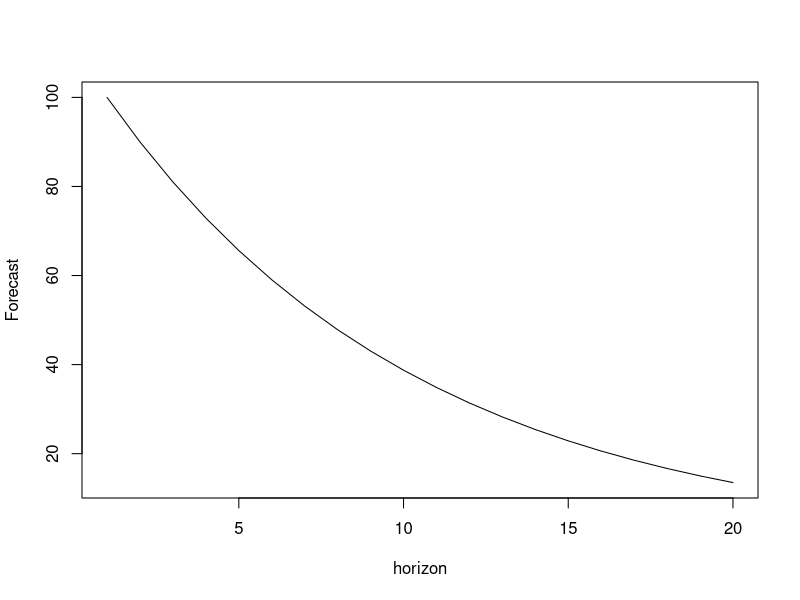
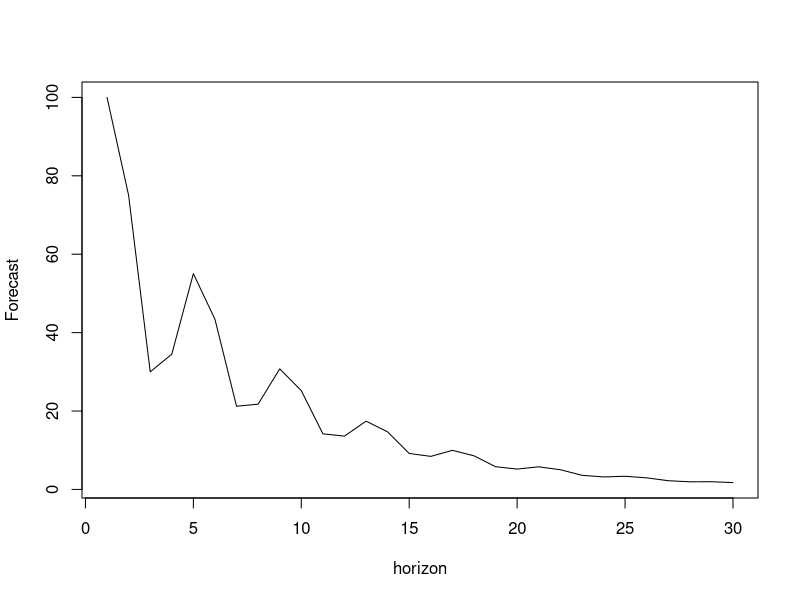
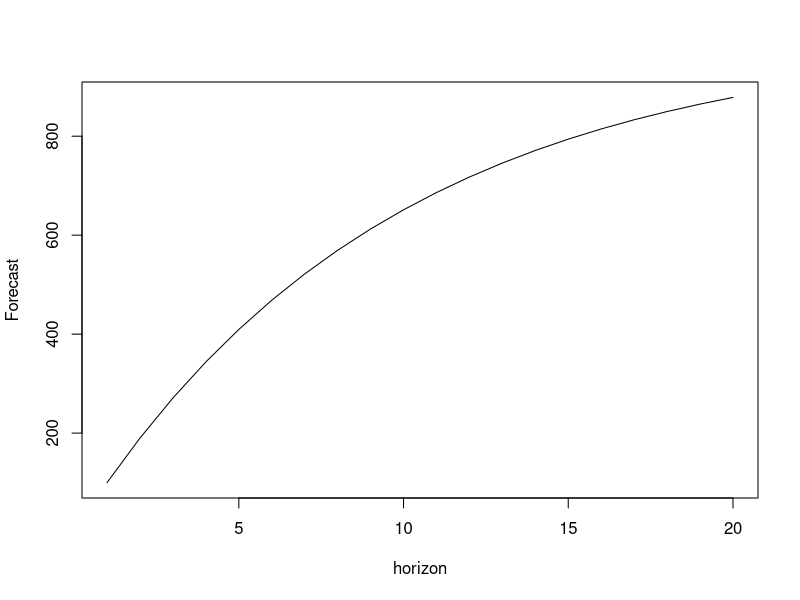
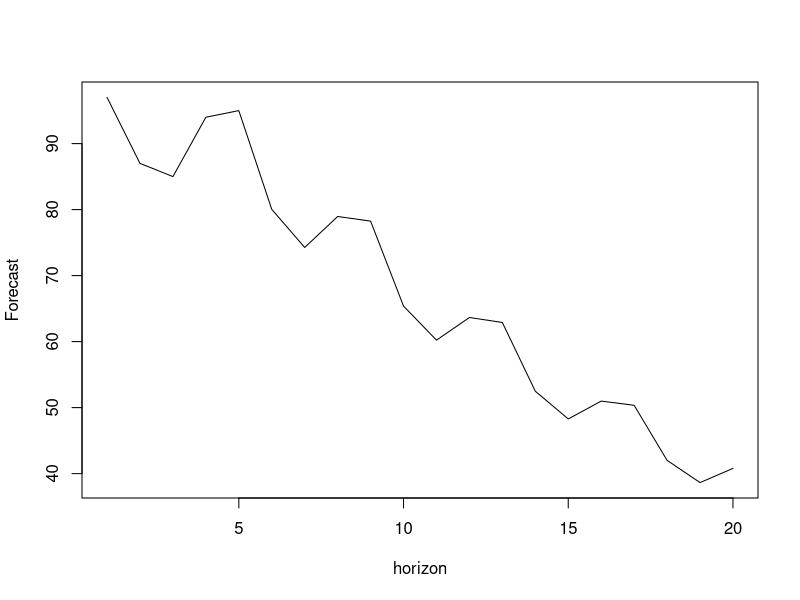
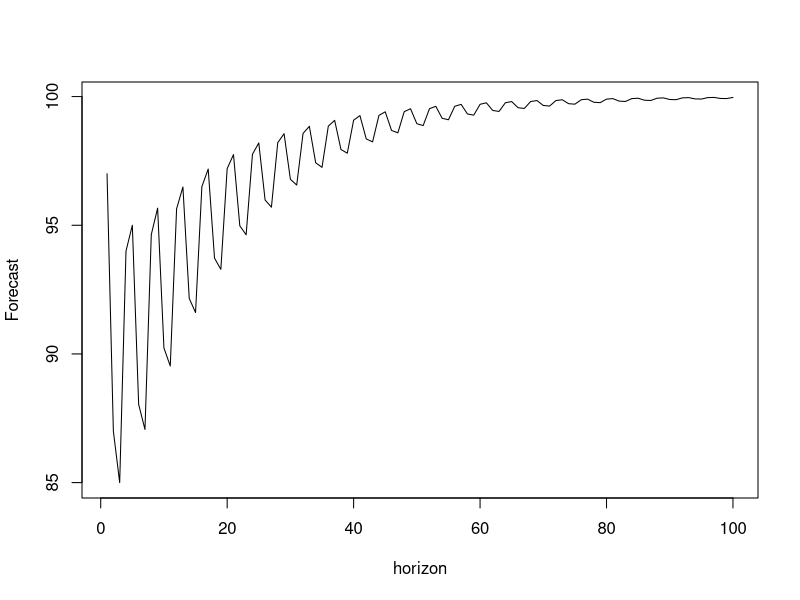
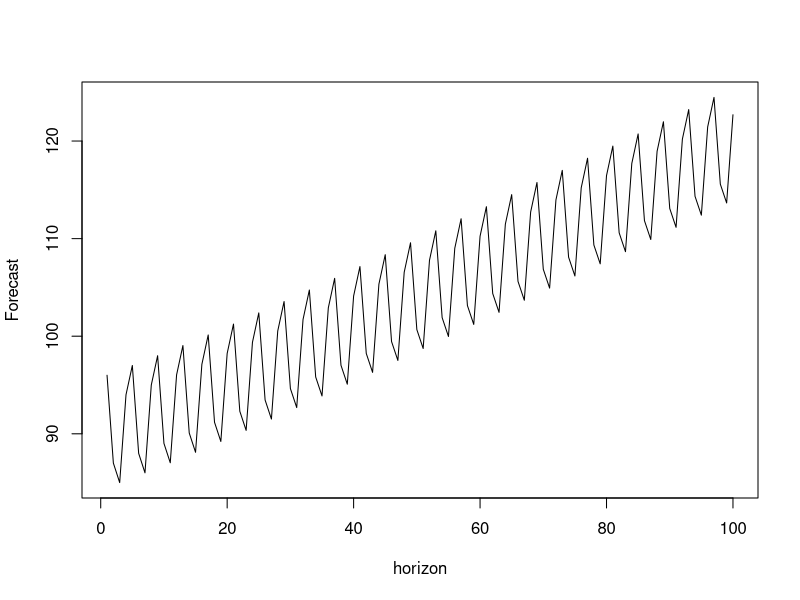

R code for these plots, in order:
## ---- chunk 1
y <- vector("numeric", 20)
y[1] <- 100
phi <- 0.9
for(i in 2:length(y)){
    y[i] <- phi * y[i-1]
}
plot(y, type="l", xlab="horizon", ylab="Forecast")
## ---- chunk 2
y <- vector("numeric", 30)
y[1:3] <- c(100, 75, 30)
phi <- c(0.9,-0.7,0.6)
for(i in 4:30){
    y[i] <- phi[1] * y[i-1] + phi[2] * y[i-2] + phi[3] * y[i-3]
}
plot(y, type="l", xlab="horizon", ylab="Forecast")
## ---- chunk 3
y <- vector("numeric", 20)
y[1] <- 100
phi <- 0.9
for(i in 2:length(y)){
    y[i] <- 100 + phi * y[i-1]
}
plot(y, type="l", xlab="horizon", ylab="Forecast")
## ---- chunk 4
y <- vector("numeric", 20)
y[1:5] <- c(97,87,85,94,95)
phi <- c(0.6,0.8)
for(i in 6:length(y)){
    y[i] <- phi[1] * y[i-1] + phi[2] * y[i-4] - phi[1] * phi[2] * y[i-5]
}
plot(y, type="l", xlab="horizon", ylab="Forecast")
## ---- chunk 5
y <- vector("numeric", 100)
y[1:5] <- c(97,87,85,94,95)
phi <- c(0.6,0.8)
for(i in 6:length(y)){
    y[i] <- phi[1] * y[i-1] + phi[2] * y[i-4] - phi[1] * phi[2] * y[i-5] + 8
}
plot(y, type="l", xlab="horizon", ylab="Forecast")
## ---- chunk 6
y <- vector("numeric", 100)
y[1:9] <- c(96,87,85,94,97,88,86,95,98)
phi <- c(0.6,0.8)
for(i in 10:length(y)){
    y[i] <- phi[1] * y[i-1] + (1+phi[2]) * y[i-4] - (1+ phi[2]) *phi[1] * y[i-5] -
      phi[2] * y[i-8] + phi[1] * phi[2] * y[i-9] + 0.1
}
plot(y, type="l", xlab="horizon", ylab="Forecast")
